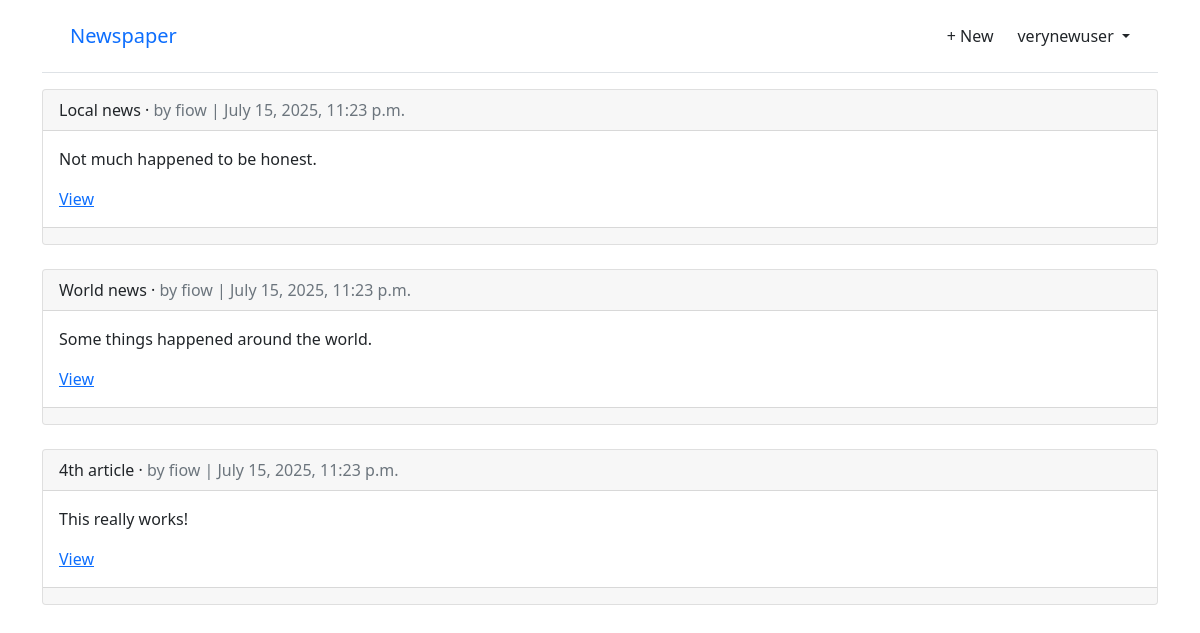
The app's page /newspaper/ (signed in), older data.
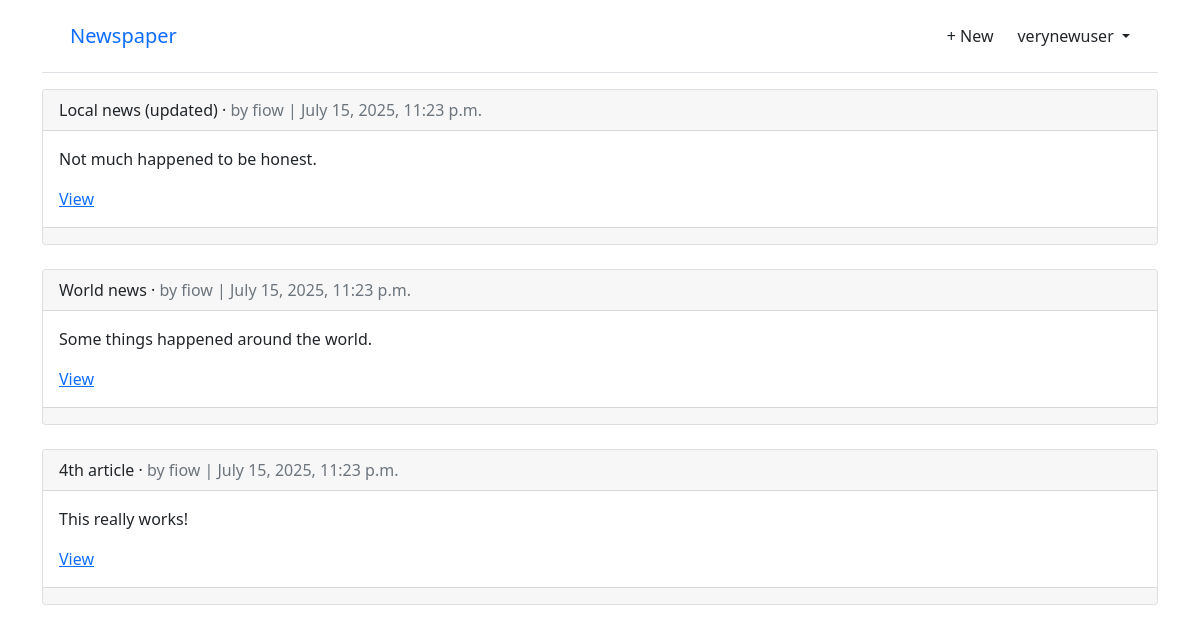
The same page, newer data.
### newspaper/models.py (models this page shows, shortened)
class Article(models.Model):
    title = models.CharField(max_length=255)
    body = models.TextField()
    date = models.DateTimeField(auto_now_add=True)
    author = models.ForeignKey(
        settings.AUTH_USER_MODEL,
        on_delete=models.CASCADE,
    )
    def get_absolute_url(self):
        return reverse("newspaper:article_detail", kwargs={"pk": self.pk})

### accounts/models.py (models this page shows)
class CustomUser(AbstractUser):
    age = models.PositiveIntegerField(null=True, blank=True)

### newspaper/views.py (the view)
# urls.py: path("", views.ArticleListView.as_view(), name="article_list"),
class ArticleListView(LoginRequiredMixin, ListView):
    model = Article
    template_name = "newspaper/article_list.html"

### newspaper/templates/newspaper/article_list.html (shortened to what this page needs)
{% extends "newspaper/layout.html" %}
{% block body %}
    {% for article in article_list %}
        <div class="card">
            <div class="card-header">
                <span class="font-weight-bold">{{ article.title }}</span> &middot;
                <span class="text-muted">by {{ article.author }} |
                {{ article.date }}</span>
            </div>
            <div class="card-body">
                <p>{{ article.body }}</p>
                <a href="{{ article.get_absolute_url }}">View</a>
            </div>
            <div class="card-footer">
            </div>
        </div>
        <br />
    {% endfor %}
{% endblock %}

Row changes from the older to the newer data that the page shows:
changed Article "Not much happened to be honest.": title "Local news" → "Local news (updated)"
